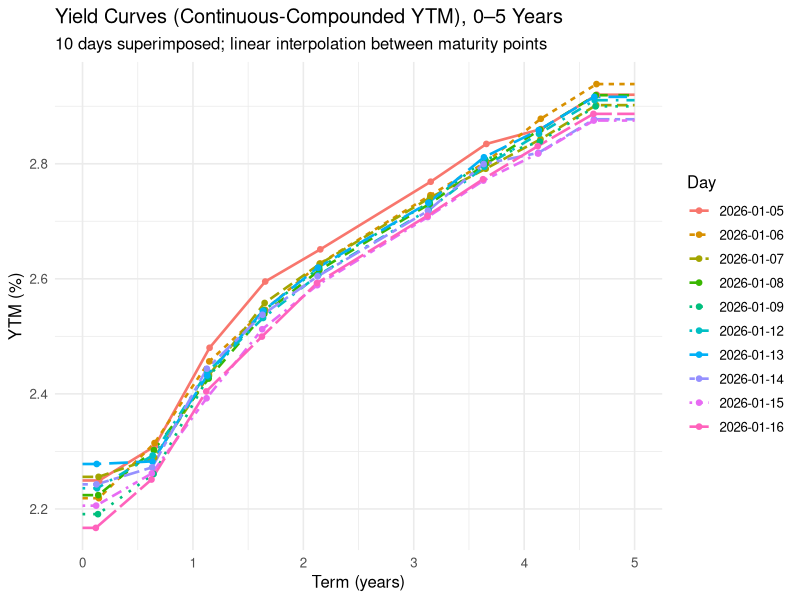
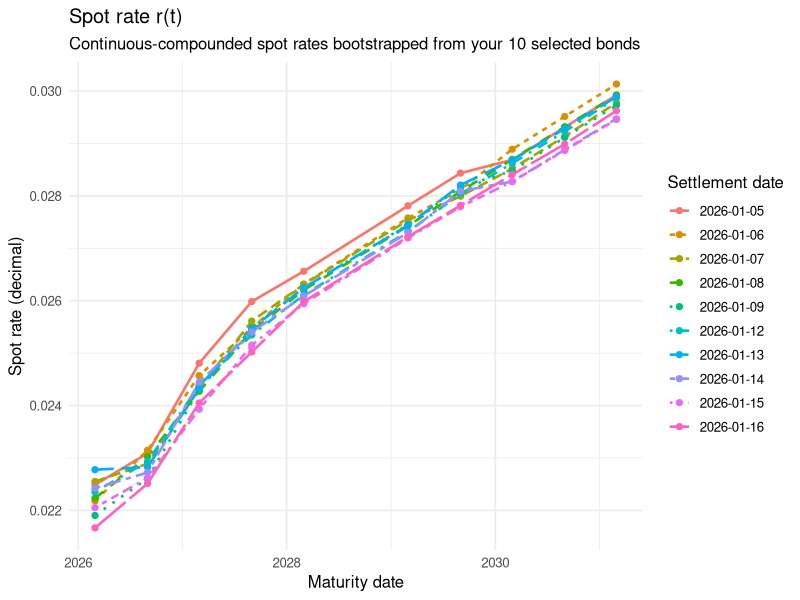
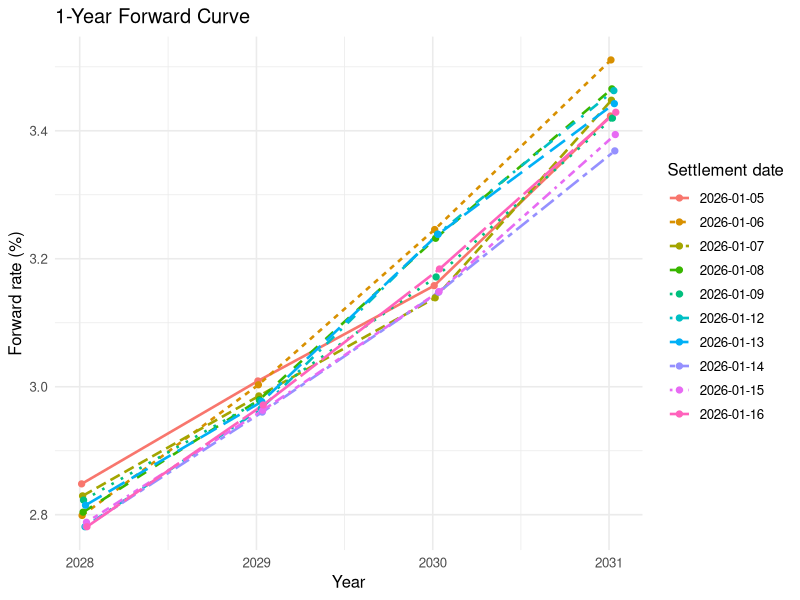

Source code (R) for these figures, in order:
## ---- chunk 1
knitr::opts_chunk$set(
  fig.format = "png",
  fig.dpi = 300,
  fig.width = 7,
  fig.height = 5
)
library(tidyverse)
library(lubridate)

FACE <- 100
bonds <- tibble::tribble(
  ~id, ~name,               ~coupon,  ~maturity,
   1, "CAN 0.25 Mar 26",    0.00250,  "2026-03-01",
   2, "CAN 1.00 Sep 26",    0.01000,  "2026-09-01",
   3, "CAN 1.25 Mar 27",    0.01250,  "2027-03-01",
   4, "CAN 2.75 Sep 27",    0.02750,  "2027-09-01",
   5, "CAN 3.50 Mar 28",    0.03500,  "2028-03-01",
   6, "CAN 4.00 Mar 29",    0.04000,  "2029-03-01",
   7, "CAN 3.50 Sep 29",    0.03500,  "2029-09-01",
   8, "CAN 2.75 Mar 30",    0.02750,  "2030-03-01",
   9, "CAN 2.75 Sep 30",    0.02750,  "2030-09-01",
  10, "CAN 2.75 Mar 31",    0.02750,  "2031-03-01"
) %>%
  mutate(maturity = as.Date(maturity))

days <- as.Date(c("2026-01-05","2026-01-06","2026-01-07","2026-01-08","2026-01-09",
                  "2026-01-12","2026-01-13","2026-01-14","2026-01-15","2026-01-16"))

clean_mat <- matrix(c(
  99.70, 99.71, 99.71, 99.72, 99.73, 99.74, 99.74, 99.75, 99.76, 99.77,
  99.145,99.145,99.165,99.160,99.190,99.180,99.190,99.200,99.210,99.220,
  98.600,98.630,98.660,98.670,98.670,98.670,98.680,98.670,98.730,98.720,
  100.22,100.30,100.28,100.31,100.30,100.32,100.30,100.31,100.35,100.37,
  101.73,101.78,101.78,101.80,101.79,101.81,101.78,101.81,101.84,101.83,
  103.63,103.70,103.71,103.74,103.73,103.76,103.72,103.76,103.79,103.78,
  102.22,102.33,102.37,102.34,102.31,102.35,102.29,102.33,102.43,102.42,
  99.493,99.423,99.563,99.498,99.580,99.528,99.503,99.658,99.663,99.613,
  99.165,99.085,99.245,99.170,99.255,99.210,99.185,99.355,99.365,99.315,
  98.813,98.723,98.888,98.823,98.913,98.850,98.838,99.033,99.043,98.968
), nrow = 10, byrow = TRUE)

stopifnot(nrow(clean_mat) == 10, ncol(clean_mat) == 10)

colnames(clean_mat) <- format(days, "%Y-%m-%d")
rownames(clean_mat) <- as.character(1:10)


prices <- as_tibble(clean_mat, rownames = "id") %>%
  mutate(id = as.integer(id)) %>%
  pivot_longer(-id, names_to = "settle_chr", values_to = "clean") %>%
  mutate(settle = as.Date(settle_chr)) %>%
  select(-settle_chr) %>%
  left_join(bonds, by = "id")

last_coupon_date <- function(settle, maturity) {
  d <- maturity
  while (d > settle) d <- d %m-% months(6)
  d
}

dirty_price <- function(clean, settle, maturity, coupon_rate, face = 100) {
  lc <- last_coupon_date(settle, maturity)
  n_days <- as.numeric(settle - lc)
  AI <- (n_days / 365) * (face * coupon_rate)
  clean + AI
}

cashflows <- function(settle, maturity, coupon_rate, face = 100) {
  d <- maturity
  pay_dates <- c()
  while (d > settle) {
    pay_dates <- c(d, pay_dates)
    d <- d %m-% months(6)
  }
  cpn_amt <- face * coupon_rate / 2
  cf <- rep(cpn_amt, length(pay_dates))
  cf[length(cf)] <- cf[length(cf)] + face
  t <- as.numeric(pay_dates - settle) / 365
  list(t = t, cf = cf)
}

prices <- prices %>%
  rowwise() %>%
  mutate(
    dirty = dirty_price(clean, settle, maturity, coupon, FACE),
    tau_maturity = as.numeric(maturity - settle) / 365
  ) %>%
  ungroup()

## ---- chunk 2
# Q4(a)
#| fig-format: png
#| fig-dpi: 300
#| fig-width: 7
#| fig-height: 5
ytm_continuous <- function(dirty, settle, maturity, coupon_rate, face = 100) {
  cfobj <- cashflows(settle, maturity, coupon_rate, face)
  t <- cfobj$t
  cf <- cfobj$cf
  f <- function(y) sum(cf * exp(-y * t)) - dirty
  uniroot(f, lower = -0.05, upper = 0.25)$root
}

ytm_tbl <- prices %>%
  rowwise() %>%
  mutate(
    tau = tau_maturity,
    y_cont = ytm_continuous(dirty, settle, maturity, coupon, FACE)
  ) %>%
  ungroup() %>%
  filter(tau >= 0, tau <= 5)

tau_grid <- seq(0, 5, by = 0.01)

ytm_curve_grid <- ytm_tbl %>%
  group_by(settle) %>%
  arrange(tau, .by_group = TRUE) %>%
  reframe({
    x <- tau
    y <- y_cont
    tibble(
      tau = tau_grid,
      y_grid = approx(x = x, y = y, xout = tau_grid,
                      method = "linear", rule = 2)$y
    )
  })

ggplot() +
  geom_line(
    data = ytm_curve_grid,
    aes(x = tau, y = 100 * y_grid,
        group = factor(settle),
        color = factor(settle),
        linetype = factor(settle)),
    linewidth = 0.9
  ) +
  geom_point(
    data = ytm_tbl,
    aes(x = tau, y = 100 * y_cont, color = factor(settle)),
    size = 1.6
  ) +
  scale_x_continuous(breaks = 0:5) +
  labs(
    title = "Yield Curves (Continuous-Compounded YTM), 0–5 Years",
    subtitle = "10 days superimposed; linear interpolation between maturity points",
    x = "Term (years)",
    y = "YTM (%)",
    color = "Day",
    linetype = "Day"
  ) +
  theme_minimal(base_size = 12)

## ---- chunk 3
library(tidyverse)
library(lubridate)

FACE <- 100

# --- needs these from your setup: prices, cashflows() ---
stopifnot(exists("prices"))
stopifnot(exists("cashflows"))

# Ensure tau_years exists (robust)
prices2 <- prices %>%
  mutate(
    tau_years = as.numeric(maturity - settle) / 365
  )

# --- Bootstrap spot points for ONE day (continuous comp) ---
bootstrap_spot_one_day <- function(day_df) {

  # ensure tau_years exists inside day_df too
  day_df <- day_df %>%
    mutate(tau_years = as.numeric(maturity - settle) / 365) %>%
    arrange(tau_years)

  known_t <- numeric(0)
  known_r <- numeric(0)

  r_at <- function(t) {
    if (length(known_t) == 0) stop("No known spot points yet.")
    if (any(abs(t - known_t) < 1e-12)) return(known_r[which.min(abs(t - known_t))])
    if (t < min(known_t)) return(known_r[which.min(known_t)])
    if (t > max(known_t)) return(known_r[which.max(known_t)])
    approx(x = known_t, y = known_r, xout = t, method = "linear")$y
  }

  out <- vector("list", nrow(day_df))

  for (j in seq_len(nrow(day_df))) {

    settle   <- day_df$settle[j]
    maturity <- day_df$maturity[j]
    cpn      <- day_df$coupon[j]
    Pdirty   <- day_df$dirty[j]

    cfobj <- cashflows(settle, maturity, cpn, FACE)
    t <- cfobj$t
    cf <- cfobj$cf
    n <- length(t)

    PV_known <- 0
    if (n > 1) {
      for (i in 1:(n - 1)) {
        ri <- r_at(t[i])
        PV_known <- PV_known + cf[i] * exp(-ri * t[i])
      }
    }

    Dn <- (Pdirty - PV_known) / cf[n]
    if (!is.finite(Dn) || Dn <= 0) {
      stop(paste0("BOOTSTRAP FAILED: settle=", settle,
                  " bond_id=", day_df$id[j],
                  " Dn=", signif(Dn, 8)))
    }

    rn <- -log(Dn) / t[n]

    known_t <- c(known_t, t[n])
    known_r <- c(known_r, rn)

    out[[j]] <- tibble(settle = settle, t_maturity = t[n], r_cont = rn)
  }

  bind_rows(out) %>% arrange(t_maturity)
}

# --- Bootstrap ALL days (NO group_modify) ---
prices_by_day <- split(prices2, prices2$settle)
spot_points <- purrr::map_dfr(prices_by_day, bootstrap_spot_one_day)

# --- Attach maturity dates by rank within each settle day ---
spot_curve_date <- prices2 %>%
  distinct(settle, id, name, maturity, tau_years) %>%
  arrange(settle, tau_years) %>%
  group_by(settle) %>%
  mutate(rank = row_number()) %>%
  ungroup() %>%
  left_join(
    spot_points %>%
      group_by(settle) %>%
      arrange(t_maturity, .by_group = TRUE) %>%
      mutate(rank = row_number()) %>%
      ungroup(),
    by = c("settle", "rank")
  ) %>%
  mutate(settle_f = factor(settle))

# --- Plot: doc-style axis = maturity date ---
ggplot(
  spot_curve_date,
  aes(
    x = maturity,
    y = r_cont,
    group = settle_f,
    color = settle_f,
    linetype = settle_f
  )
) +
  geom_line(linewidth = 0.9) +
  geom_point(size = 1.8) +
  labs(
    title = "Spot rate r(t)",
    subtitle = "Continuous-compounded spot rates bootstrapped from your 10 selected bonds",
    x = "Maturity date",
    y = "Spot rate (decimal)",
    color = "Settlement date",
    linetype = "Settlement date"
  ) +
  theme_minimal(base_size = 12)

## ---- chunk 4
#| fig-format: pdf
#| fig-width: 7
#| fig-height: 5

library(tidyverse)
library(lubridate)

stopifnot(exists("spot_points"))

spot_int <- spot_points %>%
  group_by(settle) %>%
  arrange(t_maturity, .by_group = TRUE) %>%
  reframe({
    x <- t_maturity
    y <- r_cont
    tibble(
      T = 1:5,
      rT = approx(x = x, y = y, xout = 1:5, method = "linear", rule = 2)$y
    )
  })

# Forward (continuous comp): f_{T-1,T} = r(T)*T - r(T-1)*(T-1), T=2..5
fwd_1yr <- spot_int %>%
  group_by(settle) %>%
  arrange(T, .by_group = TRUE) %>%
  reframe({
    r <- rT
    endT <- 2:5
    f <- r[2:5] * (2:5) - r[1:4] * (1:4)
    tibble(endT = endT, fwd = f)
  }) %>%
  ungroup() %>%
  mutate(
    settle_date = as.Date(settle),
    end_date = settle_date + round(365 * endT),  # for plotting only
    settle_f = factor(settle)
  )

ggplot(
  fwd_1yr,
  aes(
    x = end_date,
    y = 100 * fwd,
    group = settle_f,
    color = settle_f,
    linetype = settle_f
  )
) +
  geom_line(linewidth = 0.9) +
  geom_point(size = 1.8) +
  labs(
    title = "1-Year Forward Curve",
    x = "Year",
    y = "Forward rate (%)",
    color = "Settlement date",
    linetype = "Settlement date"
  ) +
  theme_minimal(base_size = 12)

## ---- chunk 5
# Q5: Covariance matrices of daily LOG-RETURNS
#   (A) YIELDS: r1..r5 = 1y..5y yields (NO spot rates)
#   (B) FORWARDS: 1y-1y, 1y-2y, 1y-3y, 1y-4y
#
# Definition: X_{i,j} = log( r_{i,j+1} / r_{i,j} ), j = 1..9
# ============================================================

library(tidyverse)

stopifnot(exists("ytm_tbl"), exists("fwd_1yr"))

# -----------------------------
# (A) Yield covariance (X1..X5)
# -----------------------------
yield_terms <- 1:5

# get r_i,j = yield at i-year term for each day (interpolate within day)
yield_wide <- ytm_tbl %>%
  group_by(settle) %>%
  arrange(tau, .by_group = TRUE) %>%
  reframe({
    x <- tau
    y <- y_cont
    tibble(
      term = yield_terms,
      r = approx(x = x, y = y, xout = yield_terms, method = "linear", rule = 2)$y
    )
  }) %>%
  ungroup() %>%
  mutate(var = paste0("X", term)) %>%
  select(settle, var, r) %>%
  pivot_wider(names_from = var, values_from = r) %>%
  arrange(settle)

# compute log-returns X_{i,j} = log(r_{i,j+1}/r_{i,j}) for j=1..9
yield_logret <- yield_wide %>%
  mutate(across(starts_with("X"), ~ log(lead(.x) / .x))) %>%
  slice(1:(n() - 1)) %>%         # keep j = 1..9
  select(starts_with("X"))

Cov_Yield <- cov(as.matrix(yield_logret), use = "complete.obs")
rownames(Cov_Yield) <- colnames(Cov_Yield) <- paste0("X", 1:5)

# -----------------------------------------
# (B) Forward covariance (X1..X4 forwards)
# X1 = 1y-1y, X2 = 1y-2y, X3 = 1y-3y, X4 = 1y-4y
# -----------------------------------------
fwd_wide <- fwd_1yr %>%
  mutate(var = case_when(
    endT == 2 ~ "X1",   # 1y-1y
    endT == 3 ~ "X2",   # 1y-2y
    endT == 4 ~ "X3",   # 1y-3y
    endT == 5 ~ "X4"    # 1y-4y
  )) %>%
  select(settle, var, r = fwd) %>%
  pivot_wider(names_from = var, values_from = r) %>%
  arrange(settle)

# log-returns for forwards
fwd_logret <- fwd_wide %>%
  mutate(across(starts_with("X"), ~ log(lead(.x) / .x))) %>%
  slice(1:(n() - 1)) %>%
  select(starts_with("X"))

Cov_Forward <- cov(as.matrix(fwd_logret), use = "complete.obs")
rownames(Cov_Forward) <- colnames(Cov_Forward) <- paste0("X", 1:4)

# -----------------------------
# Print results
# -----------------------------
cat("\n=== Covariance matrix: daily log-returns of YIELDS (X1..X5 = 1y..5y) ===\n")
print(Cov_Yield)

cat("\n=== Covariance matrix: daily log-returns of FORWARDS (X1..X4 = 1y-1y..1y-4y) ===\n")
print(Cov_Forward)

## ---- chunk 6
stopifnot(exists("Cov_Yield"), exists("Cov_Forward"))

print_eigen_clean <- function(CovMat, row_names, title) {

  eg <- eigen(as.matrix(CovMat))

  cat("\n========================\n")
  cat(title, "\n")
  cat("========================\n")

  # Eigenvalues
  eigvals <- data.frame(
    Eigenvalue = paste0("lambda_", seq_along(eg$values)),
    Value = signif(eg$values, 6),
    stringsAsFactors = FALSE
  )
  cat("\nEigenvalues (largest -> smallest):\n")
  print(eigvals, row.names = FALSE)

  # Eigenvectors: columns are v1, v2, ...
  eigvecs <- as.data.frame(round(eg$vectors, 6))
  colnames(eigvecs) <- paste0("v", 1:ncol(eigvecs))
  eigvecs <- cbind(Component = row_names, eigvecs)

  cat("\nEigenvectors (each column v_k corresponds to lambda_k above):\n")
  print(eigvecs, row.names = FALSE)

  invisible(eg)
}

print_eigen_clean(
  Cov_Yield,
  row_names = c("1Y yield", "2Y yield", "3Y yield", "4Y yield", "5Y yield"),
  title = "YIELD covariance matrix: eigenvalues and eigenvectors"
)

print_eigen_clean(
  Cov_Forward,
  row_names = c("1y-1y fwd", "1y-2y fwd", "1y-3y fwd", "1y-4y fwd"),
  title = "FORWARD covariance matrix: eigenvalues and eigenvectors"
)


